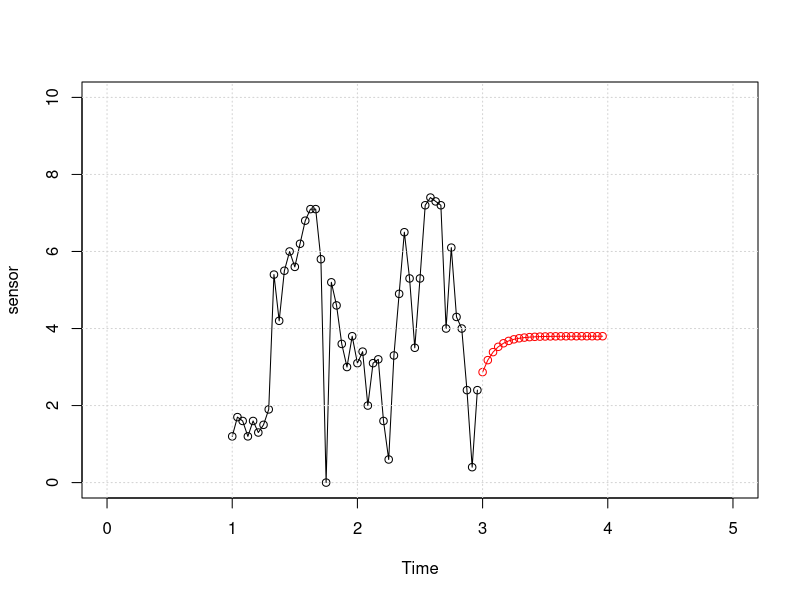
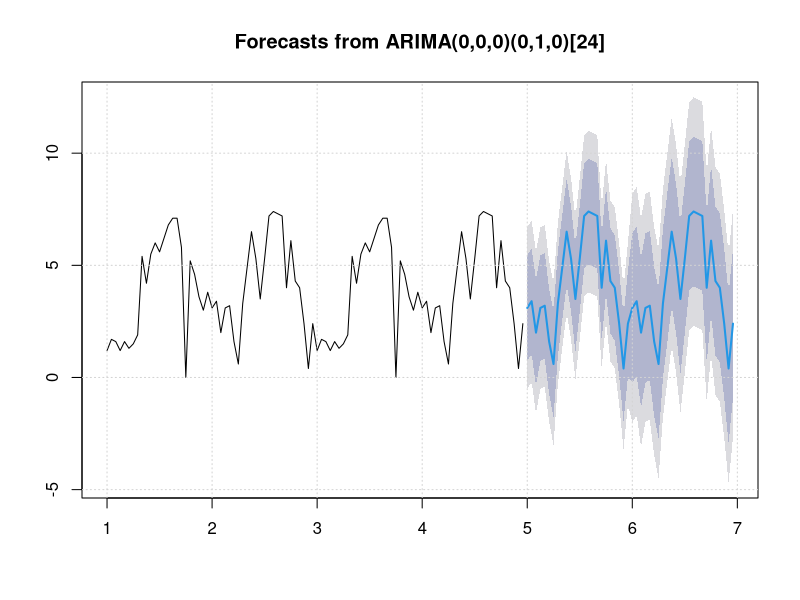

Source code (R) for these figures, in order:

library(forecast)
value <- c(1.2, 1.7, 1.6, 1.2, 1.6, 1.3, 1.5, 1.9, 5.4, 4.2, 5.5, 6, 5.6, 
6.2, 6.8, 7.1, 7.1, 5.8, 0, 5.2, 4.6, 3.6, 3, 3.8, 3.1, 3.4, 
2, 3.1, 3.2, 1.6, 0.6, 3.3, 4.9, 6.5, 5.3, 3.5, 5.3, 7.2, 7.4, 
7.3, 7.2, 4, 6.1, 4.3, 4, 2.4, 0.4, 2.4)

sensor<-ts(value,frequency=24)
fit <- auto.arima(sensor)
LH.pred<-predict(fit,n.ahead=24)
plot(sensor,ylim=c(0,10),xlim=c(0,5),type="o", lwd="1")
lines(LH.pred$pred,col="red",type="o",lwd="1")
grid()

##########################


value <- c(1.2,1.7,1.6, 1.2, 1.6, 1.3, 1.5, 1.9, 5.4, 4.2, 5.5, 6.0, 5.6, 6.2, 6.8, 7.1, 7.1, 5.8, 0.0, 5.2, 4.6, 3.6, 3.0, 3.8, 3.1, 3.4, 2.0, 3.1, 3.2, 1.6, 0.6, 3.3, 4.9, 6.5, 5.3, 3.5, 5.3, 7.2, 7.4, 7.3, 7.2, 4.0, 6.1, 4.3, 4.0, 2.4, 0.4, 2.4, 1.2,1.7,1.6, 1.2, 1.6, 1.3, 1.5, 1.9, 5.4, 4.2, 5.5, 6.0, 5.6, 6.2, 6.8, 7.1, 7.1, 5.8, 0.0, 5.2, 4.6, 3.6, 3.0, 3.8, 3.1, 3.4, 2.0, 3.1, 3.2, 1.6, 0.6, 3.3, 4.9, 6.5, 5.3, 3.5, 5.3, 7.2, 7.4, 7.3, 7.2, 4.0, 6.1, 4.3, 4.0, 2.4, 0.4, 2.4)
sensor <- ts(value,frequency=24) # consider adding a start so you get nicer labelling on your chart. 
fit <- auto.arima(sensor)
fcast <- forecast(fit)
plot(fcast)
grid()
fcast
